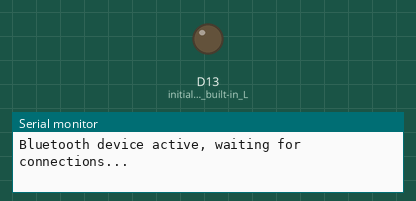
The sketch below on a simulated Arduino Nano 33 IoT. Parts: output pins drawn as LEDs (lit = HIGH), the last lines printed to the serial monitor. Nothing arrives over Bluetooth unless stated; a phone connects over Bluetooth LE 3 s after start.

Above: at 0.1 s.
At 3.1 s:
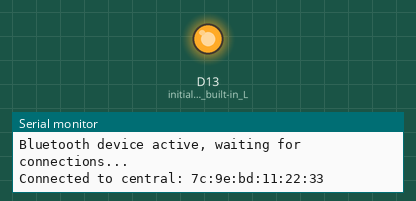
Timing chart, 0 to 4.6 s (numbered marks = the images above):
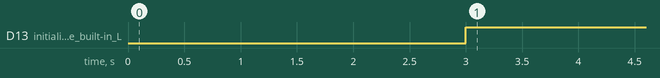

The sketch:

TestGATT.ino
```cpp
#include <ArduinoBLE.h>

 // BLE test Service
BLEService testService("FFE0");

// BLE test Characteristic
BLECharacteristic testChar("FFE1",  // standard 16-bit characteristic UUID
    BLERead | BLENotify, 20); // remote clients will be able to get notifications if this characteristic changes
                              //20 is the maximum size of the characteristic buffer in bytes
long previousMillis = 0;  // last time the test level was checked, in ms

void setup() {
  Serial.begin(9600);    // initialize serial communication to computer
  while (!Serial);  //requires an established serial port to run the rest of the code(?)

  pinMode(LED_BUILTIN, OUTPUT); // initialize the built-in LED pin to indicate when a central is connected

  // begin initialization
  if (!BLE.begin()) {
    Serial.println("starting BLE failed!");

    while (1);
  }

  /* Set a local name for the BLE device
     This name will appear in advertising packets
     and can be used by remote devices to identify this BLE device
     The name can be changed but maybe be truncated based on space left in advertisement packet
  */
  BLE.setLocalName("testMonitor");
  BLE.setAdvertisedService(testService); // add the service UUID
  testService.addCharacteristic(testChar); // add the test level characteristic
  BLE.addService(testService); // Add the test service

  /* Start advertising BLE.  It will start continuously transmitting BLE
     advertising packets and will be visible to remote BLE central devices
     until it receives a new connection */

  // start advertising
  BLE.advertise();

  Serial.println("Bluetooth device active, waiting for connections...");
}

void loop() {
  // wait for a BLE central (phone)
  BLEDevice central = BLE.central();

  // if a central is connected to the peripheral:
  if (central) {
    Serial.print("Connected to central: ");
    // print the central's BT address:
    Serial.println(central.address());
    // turn on the LED to indicate the connection:
    digitalWrite(LED_BUILTIN, HIGH);

    // check the test level every 200ms
    // while the central is connected:
    while (central.connected()) {
      long currentMillis = millis();
      // if 200ms have passed, check the test level:
      if (currentMillis - previousMillis >= 200) {
        previousMillis = currentMillis;
        String string = ":data:3";
        char tmp[string.length()+1];
        string.toCharArray(tmp, string.length()+1);
        //Serial.print(tmp);
        testChar.writeValue(tmp);
      }
    }
    // when the central disconnects, turn off the LED:
    digitalWrite(LED_BUILTIN, LOW);
    Serial.print("Disconnected from central: ");
    Serial.println(central.address());
  }
}
```

Measured:
- by itself, D13 (initialize_the_built-in_L): LOW → HIGH at 3.0 s
